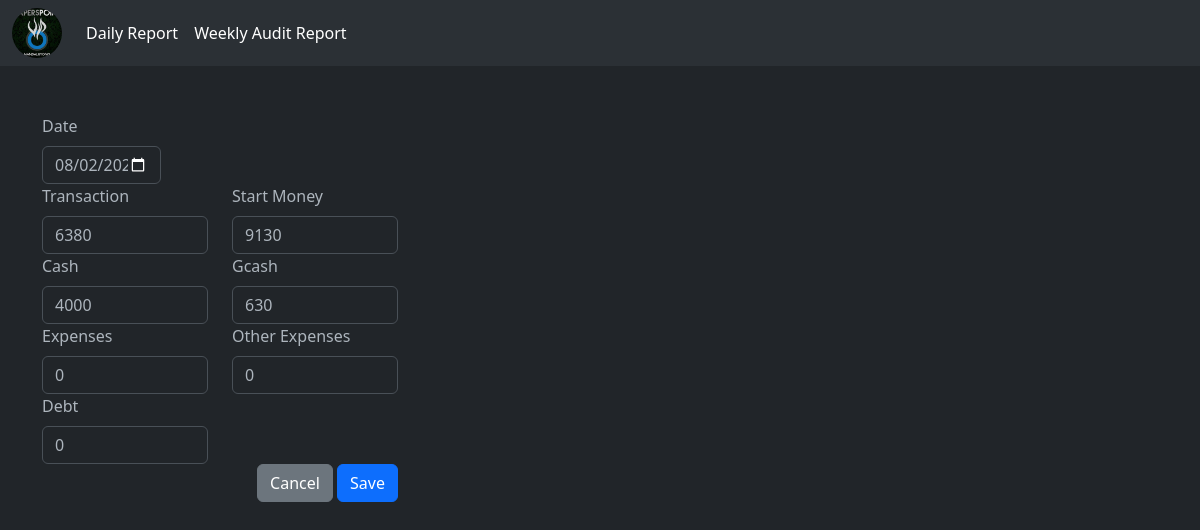
Page /edit-report.php?id=69 on the committed database.
### tables this page shows
CREATE TABLE `daily_report` (
  `id` int(11) NOT NULL AUTO_INCREMENT,
  `date` date DEFAULT NULL,
  `daily_transaction` int(11) DEFAULT NULL,
  `start_money` int(11) DEFAULT NULL,
  `cash` int(11) DEFAULT NULL,
  `gcash` int(11) DEFAULT NULL,
  `expenses` int(11) DEFAULT NULL,
  `other_expenses` int(11) DEFAULT NULL,
  `debt` int(11) DEFAULT NULL,
  `actual_cash` int(11) DEFAULT NULL,
  `supposed_cash` int(11) DEFAULT NULL,
  `outcome` int(11) DEFAULT NULL,
  `createdAt` datetime DEFAULT NULL,
  `updatedAt` datetime DEFAULT NULL,
  `status` varchar(100) DEFAULT NULL,
  PRIMARY KEY (`id`)
);

### functions/Mysqlr.php (called while the page is built, shortened)
<?php
    class Mysql {
        public $conn;
        public function __construct ($servername, $username, $password, $database) {
            $servername = "localhost";
            $username = "root";
            $password = "root";
            $database = "audit";
            $this->conn = new mysqli ($servername, $username, $password, $database);
        }
        function getSingleReport ($id) {
            $getSingleReportQuery = "select * from daily_report where id = ".$id."; ";
            $result = $this->conn->query($getSingleReportQuery);
            $getSingleReport = [];
            while ($row = $result->fetch_assoc()) {
                $getSingleReport = $row;
            }
            return $getSingleReport;
        }
    }

### edit-report.php (the view, shortened to what this page needs)
<?php
    include_once './layout/header.php';
    $servername = "localhost";
    $username = "root";
    $password = "root";
    $database = "audit";
    $mysqlInstance = new Mysql ($servername, $username, $password, $database);
    $dailyReportList = $mysqlInstance-> getSingleReport ($_GET['id']);
?>
<section class="py-5">
    <div class="container">
        <div class="row">
            <div class="col-4 justify-content-center">
                <form action="/functions/request.php" method="POST">
                    <div class="col-4 mb-6">
                        <label for="date" class="form-label">Date</label>
                        <input type="date" id="date" name="date" class="form-control" value="<?= $dailyReportList ['date'] ?>">
                    </div>
                    <div class="row">
                        <div class="col">
                            <label for="transaction" class="form-label">Transaction</label>
                            <input type="number" id="transaction" name="transaction" class="form-control" value="<?= $dailyReportList ['daily_transaction'] ?>">
                        </div>
                        <div class="col">
                            <label for="startMoney" class="form-label">Start Money</label>
                            <input type="number" id="startMoney" name="startMoney" class="form-control" value="<?= $dailyReportList ['start_money'] ?>">
                        </div>
                    </div>
                    <div class="row">
                        <div class="col">
                            <label for="cash" class="form-label">Cash</label>
                            <input type="number" id="cash" name="cash" class="form-control" value="<?= $dailyReportList ['cash'] ?>">
                        </div>
                        <div class="col">
                            <label for="gcash" class="form-label">Gcash</label>
                            <input type="number" id="gcash" name="gcash" class="form-control" value="<?= $dailyReportList ['gcash'] ?>">
                        </div>
                    </div>
                    <div class="row">
                        <div class="col">
                            <label for="expenses" class="form-label">Expenses</label>
                            <input type="number" id="expenses" name="expenses" class="form-control" value="<?= $dailyReportList ['expenses'] ?>">
                        </div>
                        <div class="col">
                            <label for="otherExpenses" class="form-label">Other Expenses</label>
                            <input type="number" id="otherExpenses" name="otherExpenses" class="form-control"value="<?= $dailyReportList ['other_expenses'] ?>">
                        </div>
                    </div>
                    <div class="row">
                        <div class="col-6">
                            <label for="debt" class="form-label">Debt</label>
                            <input type="number" id="debt" name="debt" class="form-control" value="<?= $dailyReportList ['debt'] ?>">
                        </div>
                    </div>
                    <div class="text-end">
                        <button type="button" class="btn btn-secondary" data-bs-dismiss="modal">Cancel</button>
                        <button type="submit" class="btn btn-primary">Save</button>
                    </div>
                </form>
            </div>
        </div>
    </div>
</section>
<?php
    include_once './layout/footer.php';
?>

### rows in the picture
daily_report: date "08/02/2023", transaction "6380", startMoney "9130", cash "4000", gcash "630", expenses "0", debt "0"
